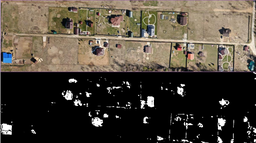
#> input picture images/detect.png, 256 x 143 px, shrunk from 1178 x 660 before the run
$ python detection.py images/detect.png images/detect.png images/detect.png
#> lines starting #> are read from the running program, lines starting #| are printed output that depends on the picture; after the words box and inside, x2 and y2 are one past the last pixel; in counts of white or black regions, pixels touching at a corner belong together
import cv2
import sys
import numpy as np
import queue

components = []

def bfs(mask, x, y):
    pixels = queue.Queue()
    pixels.put((x, y))
    miny, maxy, minx, maxx = len(mask), 0, len(mask[0]), 0
    while not pixels.empty():
        newx, newy = pixels.get()
        mask[newy][newx] = 0
        minx = min(minx, newx)
        maxx = max(maxx, newx)
        miny = min(miny, newy)
        maxy = max(maxy, newy)
        if newx-1 > 0 and newx-1 < len(mask[0]) and newy-1 > 0 and newy-1 < len(mask) and mask[newy-1][newx-1] == 255:
            pixels.put((newx-1, newy-1))
        if newx+1 > 0 and newx+1 < len(mask[0]) and newy-1 > 0 and newy-1 < len(mask) and mask[newy-1][newx+1] == 255:
            pixels.put((newx+1, newy-1))
        if newx-1 > 0 and newx-1 < len(mask[0]) and newy+1 > 0 and newy+1 < len(mask) and mask[newy+1][newx-1] == 255:
            pixels.put((newx-1, newy+1))
        if newx+1 > 0 and newx+1 < len(mask[0]) and newy+1 > 0 and newy+1 < len(mask) and mask[newy+1][newx+1] == 255:
            pixels.put((newx+1, newy+1))

    components.append((miny, maxy, minx, maxx))

def suchen(mask):
    for i in range(len(mask)):
        for j in range(len(mask[i])):
            if mask[i][j] == 255:
                bfs(mask, x=j, y=i)

while True:
    frame = cv2.imread(sys.argv[1])
#> frame is the input picture: shape (143, 256, 3); mean B, G, R 60, 71.2, 79
    x, y = sys.argv[2], sys.argv[3]
    hsv = cv2.cvtColor(frame, cv2.COLOR_BGR2HSV)
#> hsv: shape (143, 256, 3); mean H, S, V 15.7, 38.5, 79.8

    l_b = np.array([104, 0, 0])
    u_b = np.array([255, 255, 255])

    mask = cv2.inRange(hsv, l_b, u_b)
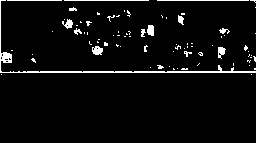
#> mask: shape (143, 256); 4.5% white in thin lines or dots, all inside (x1, y1, x2, y2) = (0, 0, 256, 75)
    suchen(mask)
#> the loop in suchen, `for i in range(len(mask)):` made 143 passes
#> after the loop in suchen, `for i in range(len(mask)):`: mask: shape (143, 256); 4.54% of pixels changed, all inside (x1, y1, x2, y2) = (0, 0, 256, 75)
    res = cv2.bitwise_and(frame, frame, mask=mask)
#> res: shape (143, 256, 3); every value is 0


    cv2.imshow("fr", frame)
    cv2.imshow("msk", mask)
    cv2.imshow("res", res)

    key = cv2.waitKey(1)
#> (key Esc is pressed here)
    if key == 27:
        break

cv2.destroyAllWindows()
